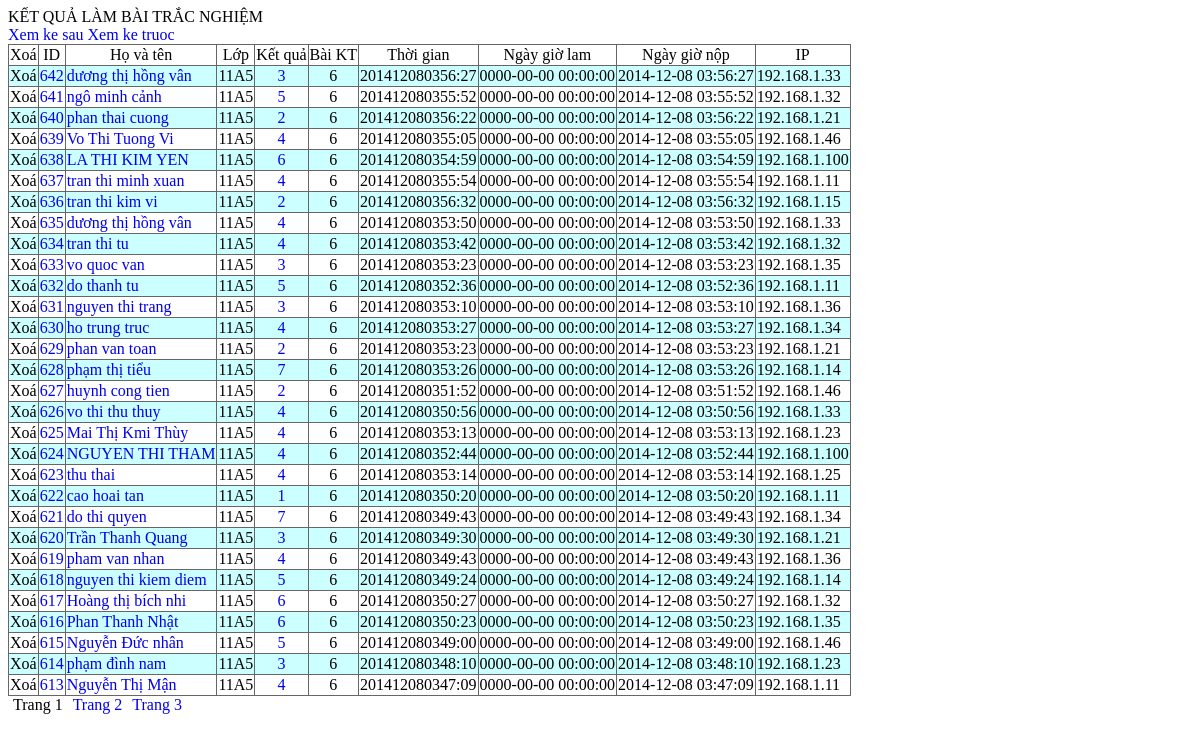
Screenshot of /qli/ketquatn.php with the database file from the repository.
### tables this page shows
CREATE TABLE IF NOT EXISTS `tn_ketqua` (
  `id` int(11) unsigned NOT NULL AUTO_INCREMENT,
  `bai` int(11) unsigned NOT NULL COMMENT 'Mã bài trắc nghiệm',
  `hoten` varchar(60) NOT NULL,
  `lop` varchar(8) NOT NULL,
  `cauhoi` varchar(500) NOT NULL COMMENT 'Các câu hỏi được chọn',
  `traloi` varchar(250) NOT NULL COMMENT 'Các câu đã trả lời',
  `caudung` tinyint(1) unsigned NOT NULL COMMENT 'Số câu đúng',
  `lucvao` timestamp NOT NULL DEFAULT '0000-00-00 00:00:00' ON UPDATE CURRENT_TIMESTAMP COMMENT 'Lúc đăng nhập',
  `lucdau` timestamp NOT NULL DEFAULT '0000-00-00 00:00:00' COMMENT 'Lúc bắt đầu làm bài',
  `lucnop` timestamp NOT NULL DEFAULT '0000-00-00 00:00:00' COMMENT 'Lúc nộp bài',
  `ip` varchar(15) NOT NULL COMMENT 'Địa chỉ IP',
  PRIMARY KEY (`id`)
);

### qli/ketquatn.php (the view, shortened to what this page needs)
<?php
$id=0;
$page = 1;
$sl1page = 30;
$xemten="";
$xoa = "";
$xid=isset($_GET['id'])?intval($_GET['id']):0;
echo "<html><head><title>Kết quả kiểm tra trắc nghiệm</title>";
?>
<link rel="stylesheet" href='mystyles.css' type='text/css'>
<?php
echo "</head><body>";
echo "<div id='tracnghiem'>";
echo "KẾT QUẢ LÀM BÀI TRẮC NGHIỆM<BR/>";
echo "<div><a href='?id=".($xid+1)."'>Xem ke sau</a> <a href='?id=".($xid-1)."'>Xem ke truoc</a></div>";
echo "<table id='ketquatracnghiem'>";
echo "<tr align='center'><td>Xoá</td><td>ID</td><td>Họ và tên</td><td>Lớp</td><td>Kết quả</td><td>Bài KT</td><td>Thời gian</td><td>Ngày giờ lam</td><td>Ngày giờ nộp</td><td>IP</td></tr>";
$sql = "select *,lucnop-lucdau as tgian from tn_ketqua where (hoten like '%$xemten%') order by ".($xemten?"hoten,id":"id")." desc limit ".(($page-1)*$sl1page).",".$sl1page;
$result = mysql_query($sql) or die (mysql_error());
$r=1;
while ($data = mysql_fetch_array($result)) {
	if ($id==0) $id = $data['id'];
	echo "<tr align='center' class='row".($r++%2)."'>";
	echo "<td><span class='xoa$xoa' id='".$data['id']."'>Xoá</span></td>";
	echo "<td><a href='?id=".$data['id']."'>".$data['id']."</a></td>";
	echo "<td align='left'><a href='ketquatn.php?ten=".$data['hoten']."'>".$data['hoten']."</a></td>";
	echo "<td>".strtoupper($data['lop'])."</td>";
	echo "<td><a href='xembai.php?id=".$data['id']."'>".$data['caudung']."</a></td>";
	echo "<td>".$data['bai']."</td>";
	echo "<td>";
	$phut=(int)($data['tgian']/100);
	$giay=$data['tgian'] % 100;
	echo  $phut .":". ($giay<=9?"0":"").$giay;
	echo "</td>";
	echo "<td>".$data['lucdau']."</td>";
	echo "<td>".$data['lucnop']."</td>";
	echo "<td align='left'>".$data['ip']."</td>";
	echo "</tr>";
}
echo "</table>";
echo "</div>";
echo "<span class='page'>Trang ".$page."</span>";
if ($id>0) echo "<a href='?p=".($page+1)."' class='page'>Trang ".($page+1)."</a>";
if ($id>1) echo "<a href='?p=".($page+2)."' class='page'>Trang ".($page+2)."</a>";
echo "</body></html>";
?>

### qli/mystyles.css (style rules this page uses)
table { border-width: 1px; border-color: #666666; border-collapse: collapse; }
table td { border-width: 1px; border-style: solid; border-color: #666666; }
.page { margin: 5px 5px 5px 5px; }
tr.row0 { background-color: #FFF; }
tr.row1 { background-color: #CFF; }
a { text-decoration: none; }

### rows the page displays
tn_ketqua: id "642", hoten "dương thị hồng vân", lop "11A5", caudung "3", bai "6", phut "201412080356", giay "27", lucdau "0000-00-00 00:00:00", lucnop "2014-12-08 03:56:27", ip "192.168.1.33"
tn_ketqua: id "641", hoten "ngô minh cảnh", lop "11A5", caudung "5", bai "6", phut "201412080355", giay "52", lucdau "0000-00-00 00:00:00", lucnop "2014-12-08 03:55:52", ip "192.168.1.32"
tn_ketqua: id "640", hoten "phan thai cuong", lop "11A5", caudung "2", bai "6", phut "201412080356", giay "22", lucdau "0000-00-00 00:00:00", lucnop "2014-12-08 03:56:22", ip "192.168.1.21"
tn_ketqua: id "639", hoten "Vo Thi Tuong Vi", lop "11A5", caudung "4", bai "6", phut "201412080355", giay "5", lucdau "0000-00-00 00:00:00", lucnop "2014-12-08 03:55:05", ip "192.168.1.46"
tn_ketqua: id "638", hoten "LA THI KIM YEN", lop "11A5", caudung "6", bai "6", phut "201412080354", giay "59", lucdau "0000-00-00 00:00:00", lucnop "2014-12-08 03:54:59", ip "192.168.1.100"
tn_ketqua: id "637", hoten "tran thi minh xuan", lop "11A5", caudung "4", bai "6", phut "201412080355", giay "54", lucdau "0000-00-00 00:00:00", lucnop "2014-12-08 03:55:54", ip "192.168.1.11"
tn_ketqua: id "636", hoten "tran thi kim vi", lop "11A5", caudung "2", bai "6", phut "201412080356", giay "32", lucdau "0000-00-00 00:00:00", lucnop "2014-12-08 03:56:32", ip "192.168.1.15"
tn_ketqua: id "635", hoten "dương thị hồng vân", lop "11A5", caudung "4", bai "6", phut "201412080353", giay "50", lucdau "0000-00-00 00:00:00", lucnop "2014-12-08 03:53:50", ip "192.168.1.33"
tn_ketqua: id "634", hoten "tran thi tu", lop "11A5", caudung "4", bai "6", phut "201412080353", giay "42", lucdau "0000-00-00 00:00:00", lucnop "2014-12-08 03:53:42", ip "192.168.1.32"
tn_ketqua: id "633", hoten "vo quoc van", lop "11A5", caudung "3", bai "6", phut "201412080353", giay "23", lucdau "0000-00-00 00:00:00", lucnop "2014-12-08 03:53:23", ip "192.168.1.35"
tn_ketqua: id "632", hoten "do thanh tu", lop "11A5", caudung "5", bai "6", phut "201412080352", giay "36", lucdau "0000-00-00 00:00:00", lucnop "2014-12-08 03:52:36", ip "192.168.1.11"
tn_ketqua: id "631", hoten "nguyen thi trang", lop "11A5", caudung "3", bai "6", phut "201412080353", giay "10", lucdau "0000-00-00 00:00:00", lucnop "2014-12-08 03:53:10", ip "192.168.1.36"
tn_ketqua: id "630", hoten "ho trung truc", lop "11A5", caudung "4", bai "6", phut "201412080353", giay "27", lucdau "0000-00-00 00:00:00", lucnop "2014-12-08 03:53:27", ip "192.168.1.34"
tn_ketqua: id "629", hoten "phan van toan", lop "11A5", caudung "2", bai "6", phut "201412080353", giay "23", lucdau "0000-00-00 00:00:00", lucnop "2014-12-08 03:53:23", ip "192.168.1.21"
tn_ketqua: id "628", hoten "phạm thị tiểu", lop "11A5", caudung "7", bai "6", phut "201412080353", giay "26", lucdau "0000-00-00 00:00:00", lucnop "2014-12-08 03:53:26", ip "192.168.1.14"
tn_ketqua: id "627", hoten "huynh cong tien", lop "11A5", caudung "2", bai "6", phut "201412080351", giay "52", lucdau "0000-00-00 00:00:00", lucnop "2014-12-08 03:51:52", ip "192.168.1.46"
tn_ketqua: id "626", hoten "vo thi thu thuy", lop "11A5", caudung "4", bai "6", phut "201412080350", giay "56", lucdau "0000-00-00 00:00:00", lucnop "2014-12-08 03:50:56", ip "192.168.1.33"
tn_ketqua: id "625", hoten "Mai Thị Kmi Thùy", lop "11A5", caudung "4", bai "6", phut "201412080353", giay "13", lucdau "0000-00-00 00:00:00", lucnop "2014-12-08 03:53:13", ip "192.168.1.23"
tn_ketqua: id "624", hoten "NGUYEN THI THAM", lop "11A5", caudung "4", bai "6", phut "201412080352", giay "44", lucdau "0000-00-00 00:00:00", lucnop "2014-12-08 03:52:44", ip "192.168.1.100"
tn_ketqua: id "623", hoten "thu thai", lop "11A5", caudung "4", bai "6", phut "201412080353", giay "14", lucdau "0000-00-00 00:00:00", lucnop "2014-12-08 03:53:14", ip "192.168.1.25"
tn_ketqua: id "622", hoten "cao hoai tan", lop "11A5", caudung "1", bai "6", phut "201412080350", giay "20", lucdau "0000-00-00 00:00:00", lucnop "2014-12-08 03:50:20", ip "192.168.1.11"
tn_ketqua: id "621", hoten "do thi quyen", lop "11A5", caudung "7", bai "6", phut "201412080349", giay "43", lucdau "0000-00-00 00:00:00", lucnop "2014-12-08 03:49:43", ip "192.168.1.34"
tn_ketqua: id "620", hoten "Trần Thanh Quang", lop "11A5", caudung "3", bai "6", phut "201412080349", giay "30", lucdau "0000-00-00 00:00:00", lucnop "2014-12-08 03:49:30", ip "192.168.1.21"
tn_ketqua: id "619", hoten "pham van nhan", lop "11A5", caudung "4", bai "6", phut "201412080349", giay "43", lucdau "0000-00-00 00:00:00", lucnop "2014-12-08 03:49:43", ip "192.168.1.36"
tn_ketqua: id "618", hoten "nguyen thi kiem diem", lop "11A5", caudung "5", bai "6", phut "201412080349", giay "24", lucdau "0000-00-00 00:00:00", lucnop "2014-12-08 03:49:24", ip "192.168.1.14"
tn_ketqua: id "617", hoten "Hoàng thị bích nhi", lop "11A5", caudung "6", bai "6", phut "201412080350", giay "27", lucdau "0000-00-00 00:00:00", lucnop "2014-12-08 03:50:27", ip "192.168.1.32"
tn_ketqua: id "616", hoten "Phan Thanh Nhật", lop "11A5", caudung "6", bai "6", phut "201412080350", giay "23", lucdau "0000-00-00 00:00:00", lucnop "2014-12-08 03:50:23", ip "192.168.1.35"
tn_ketqua: id "615", hoten "Nguyễn Đức nhân", lop "11A5", caudung "5", bai "6", phut "201412080349", giay "0", lucdau "0000-00-00 00:00:00", lucnop "2014-12-08 03:49:00", ip "192.168.1.46"
tn_ketqua: id "614", hoten "phạm đình nam", lop "11A5", caudung "3", bai "6", phut "201412080348", giay "10", lucdau "0000-00-00 00:00:00", lucnop "2014-12-08 03:48:10", ip "192.168.1.23"
tn_ketqua: id "613", hoten "Nguyễn Thị Mận", lop "11A5", caudung "4", bai "6", phut "201412080347", giay "9", lucdau "0000-00-00 00:00:00", lucnop "2014-12-08 03:47:09", ip "192.168.1.11"

### other values shown
$page "1"
$page+1 "2"
$page+2 "3"
